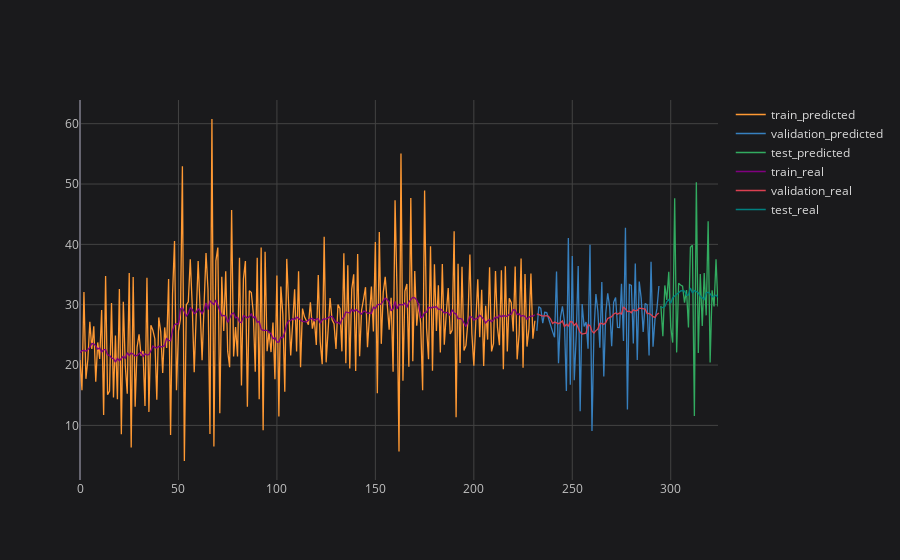

The code cell stored with this chart in its notebook:
### Code cell
# plotting final result
plot_ticker = 'PETR4'
plot_feature = 'Adj Close'

pd.DataFrame.from_dict(final_prediction_results[plot_ticker][plot_feature]).iplot(title=f'{plot_ticker} {plot_feature} {plot_imf}', layout=space)

### Figure 1 — Plotly figure (JSON) as saved in the notebook; plotly's stock layout.template omitted (floating-point values rounded to 4 significant figures; data arrays with more than 128 entries replaced by an {"elided": "..."} marker saying what was removed)
{"data": [{"line": {"color": "rgba(255, 153, 51, 1.0)", "dash": "solid", "shape": "linear", "width": 1.3}, "mode": "lines", "name": "train_predicted", "text": "", "type": "scatter", "x": {"elided": "325 int values"}, "y": {"elided": "325 mixed values"}}, {"line": {"color": "rgba(55, 128, 191, 1.0)", "dash": "solid", "shape": "linear", "width": 1.3}, "mode": "lines", "name": "validation_predicted", "text": "", "type": "scatter", "x": {"elided": "325 int values"}, "y": {"elided": "325 mixed values"}}, {"line": {"color": "rgba(50, 171, 96, 1.0)", "dash": "solid", "shape": "linear", "width": 1.3}, "mode": "lines", "name": "test_predicted", "text": "", "type": "scatter", "x": {"elided": "325 int values"}, "y": {"elided": "325 mixed values"}}, {"line": {"color": "rgba(128, 0, 128, 1.0)", "dash": "solid", "shape": "linear", "width": 1.3}, "mode": "lines", "name": "train_real", "text": "", "type": "scatter", "x": {"elided": "325 int values"}, "y": {"elided": "325 mixed values"}}, {"line": {"color": "rgba(219, 64, 82, 1.0)", "dash": "solid", "shape": "linear", "width": 1.3}, "mode": "lines", "name": "validation_real", "text": "", "type": "scatter", "x": {"elided": "325 int values"}, "y": {"elided": "325 mixed values"}}, {"line": {"color": "rgba(0, 128, 128, 1.0)", "dash": "solid", "shape": "linear", "width": 1.3}, "mode": "lines", "name": "test_real", "text": "", "type": "scatter", "x": {"elided": "325 int values"}, "y": {"elided": "325 mixed values"}}], "layout": {"legend": {"bgcolor": "#1A1A1C", "font": {"color": "#D9D9D9", "size": 12}}, "paper_bgcolor": "#1A1A1C", "plot_bgcolor": "#1A1A1C", "title": {"font": {"color": "#D9D9D9"}, "x": 0.5}, "xaxis": {"gridcolor": "#434343", "showgrid": true, "tickfont": {"color": "#C2C2C2", "size": 12}, "title": {"font": {"color": "#D9D9D9"}}, "zerolinecolor": "#666570"}, "yaxis": {"gridcolor": "#434343", "showgrid": true, "tickfont": {"color": "#C2C2C2", "size": 12}, "title": {"font": {"color": "#D9D9D9"}}, "zerolinecolor": "#666570"}}}
